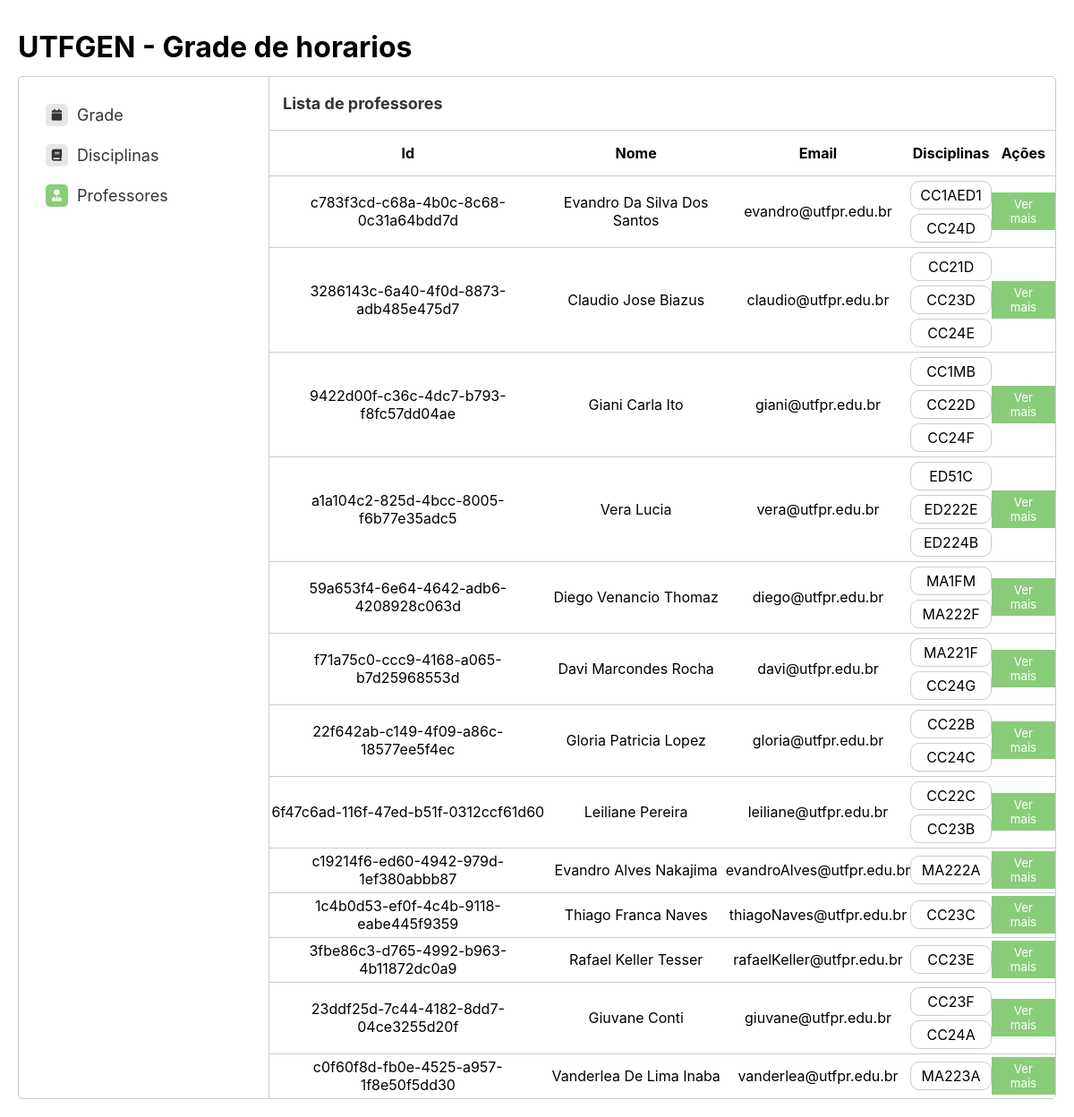
The page /professor/ on the database its author committed.
### app/models.py (models this page shows)
class Professor(models.Model):
    id = models.UUIDField(primary_key=True, default=uuid.uuid4, editable=False)
    nome = models.CharField(max_length=200)
    email = models.EmailField(max_length=200)

class Disciplina(models.Model):
    id = models.UUIDField(primary_key=True, default=uuid.uuid4, editable=False)
    nome = models.CharField(max_length=200)
    carga = models.IntegerField(default=30)
    requirement = models.ForeignKey('self', on_delete=models.DO_NOTHING, null=True, blank=True)
    dificuldade = models.IntegerField(default=30)
    periodo = models.IntegerField(default=1)
    tag = models.CharField(max_length=7, default="CCCCC")
    professor = models.ForeignKey(Professor, on_delete=models.DO_NOTHING)

### app/views.py (the view)
# urls.py: path('professor/', views.professor, name="professor"),
def professor(request):
    list = {
        "professores": Professor.objects.all()
    }
    return render(request, 'grid/professor.html', list)

### app/templates/grid/professor.html (shortened to what this page needs)
{% extends '../index.html' %}
{% block content %}
<header>
    <h1 class="title">Lista de professores</h1>
</header>
<div class="content formcontent">
    <table class="datatable">
        <thead>
            <th>Id</th>
            <th>Nome</th>
            <th>Email</th>
            <th>Disciplinas</th>
            <th>Ações</th>
        </thead>
        <tbody>
            {% for professor in professores %}
            <tr>
                <td>{{professor.id}}</td>
                <td>{{professor.nome}}</td>
                <td>{{professor.email}}</td>
                <td>
                    {% for disciplina in professor.disciplina_set.all %}
                    <li class="tag">{{ disciplina.tag }} <span class="subjectItem">{{disciplina.nome}}</span></li>
                    {% endfor %}
                </td>
                <td><button class="btnTable" data-role="prof" data-id={{professor.id}}>Ver mais</button></td>
            </tr>
            {% endfor %}
        </tbody>
    </table>
</div>
{% endblock %}

### app/templates/index.html (shortened to what this page needs)
{% load static %}
<!DOCTYPE html>
<html lang="en">
<head>
    <link rel="stylesheet" type="text/css" href="{% static 'css/style.css' %}">
</head>
<body>
    <div class="container">
        <header class="header">
            <h1>UTFGEN - Grade de horarios</h1>
        </header>
        <main>
            <aside>
                <ul>
                    <a href="{% url 'index' %}" {% if request.path == '/' %}class="active"{% endif %}><li><i class="fa-solid fa-calendar"></i> Grade</li></a>
                    <a href="{% url 'disciplina' %}" {% if request.path == '/disciplina/' %}class="active"{% endif %}><li><i class="fa-solid fa-book"></i> Disciplinas</li></a>
                    <a href="{% url 'professor' %}" {% if request.path == '/professor/' %}class="active"{% endif %}><li><i class="fa-solid fa-user-tie"></i> Professores</li></a>
                </ul>
            </aside>
            <section class="grid">
                {% block content %}
                {% endblock %}
            </section>
        </main>
    </div>
</body>
</html>

### static/css/style.css (style rules this page uses)
* { box-sizing: border-box; margin: 0; padding: 0; font-family: ui-sans-serif, -apple-system, BlinkMacSystemFont, "Segoe UI", Helvetica, "Apple Color Emoji", Arial, sans-serif, "Segoe UI Emoji", "Segoe UI Symbol"; }
a { text-decoration: none; color: #333; }
li { list-style: none; }
body { overflow-x: hidden !important; }
.container { width: 100%; max-width: 1500px; padding: 20px; margin: auto; }
.header { height: 65px; display: flex; align-items: center; justify-content: space-between; }
main { display: grid; grid-template-columns: 280px auto; border-radius: 5px; border: 1px solid #ccc; }
main aside { padding: 30px; height: 100%; border-right: 1px solid #ccc; }
main aside ul li { display: flex; align-items: center; column-gap: 10px; cursor: pointer; font-size: 18px; margin-bottom: 20px; }
main aside ul li i { font-size: 13px; width: 25px; height: 25px; border-radius: 5px; text-align: center; padding-top: 5.5px; background-color: #e7e7e7; }
main aside ul a.active i { background-color: #89cd7a; color: #fff; }
.grid { overflow: hidden; }
.grid header { display: flex; justify-content: space-between; align-items: center; height: 60px; line-height: 60px; padding: 0 15px; border-bottom: 1px solid #ccc; }
.grid header h1 { font-size: 18px; color: #999999; cursor: pointer; text-decoration: underline; }
.grid header h1.title { text-decoration: none; color: #333; cursor: initial; }
.grid .content.formcontent { display: block; background-color: #fff !important; }
.grid .content .datatable { width: 100%; text-align: center; border-collapse: collapse; }
.grid .content .datatable thead, .grid .content .datatable tbody tr { height: 50px; border-bottom: 1px solid #ccc; }
.grid .content .datatable tbody tr:last-of-type { border-bottom: 0; }
.grid .content .datatable thead th { border-bottom: 1px solid #ccc; }
.grid .content .datatable tbody li.tag { position: relative; padding: 5px 10px; margin-bottom: 5px; border: 1px solid #ccc; border-radius: 10px; }
.grid .content .datatable tbody li.tag:first-of-type { margin-top: 5px; cursor: pointer; }
.btnTable { padding: 5px 10px; background-color: #89cd7a; border: none; color: #fff; cursor: pointer; }

### rows shown on the page
Professor: id "c783f3cd-c68a-4b0c-8c68-0c31a64bdd7d", nome "Evandro Da Silva Dos Santos", email "evandro@utfpr.edu.br"
Disciplina: tag "CC1AED1"
Disciplina: tag "CC24D"
Professor: id "3286143c-6a40-4f0d-8873-adb485e475d7", nome "Claudio Jose Biazus", email "claudio@utfpr.edu.br"
Disciplina: tag "CC21D"
Disciplina: tag "CC23D"
Disciplina: tag "CC24E"
Professor: id "9422d00f-c36c-4dc7-b793-f8fc57dd04ae", nome "Giani Carla Ito", email "giani@utfpr.edu.br"
Disciplina: tag "CC1MB"
Disciplina: tag "CC22D"
Disciplina: tag "CC24F"
Professor: id "a1a104c2-825d-4bcc-8005-f6b77e35adc5", nome "Vera Lucia", email "vera@utfpr.edu.br"
Disciplina: tag "ED51C"
Disciplina: tag "ED222E"
Disciplina: tag "ED224B"
Professor: id "59a653f4-6e64-4642-adb6-4208928c063d", nome "Diego Venancio Thomaz", email "diego@utfpr.edu.br"
Disciplina: tag "MA1FM"
Disciplina: tag "MA222F"
Professor: id "f71a75c0-ccc9-4168-a065-b7d25968553d", nome "Davi Marcondes Rocha", email "davi@utfpr.edu.br"
Disciplina: tag "MA221F"
Disciplina: tag "CC24G"
Professor: id "22f642ab-c149-4f09-a86c-18577ee5f4ec", nome "Gloria Patricia Lopez", email "gloria@utfpr.edu.br"
Disciplina: tag "CC22B"
Disciplina: tag "CC24C"
Professor: id "6f47c6ad-116f-47ed-b51f-0312ccf61d60", nome "Leiliane Pereira", email "leiliane@utfpr.edu.br"
Disciplina: tag "CC22C"
Disciplina: tag "CC23B"
Professor: id "c19214f6-ed60-4942-979d-1ef380abbb87", nome "Evandro Alves Nakajima", email "evandroAlves@utfpr.edu.br"
Disciplina: tag "MA222A"
Professor: id "1c4b0d53-ef0f-4c4b-9118-eabe445f9359", nome "Thiago Franca Naves", email "thiagoNaves@utfpr.edu.br"
Disciplina: tag "CC23C"
Professor: id "3fbe86c3-d765-4992-b963-4b11872dc0a9", nome "Rafael Keller Tesser", email "rafaelKeller@utfpr.edu.br"
Disciplina: tag "CC23E"
Professor: id "23ddf25d-7c44-4182-8dd7-04ce3255d20f", nome "Giuvane Conti", email "giuvane@utfpr.edu.br"
Disciplina: tag "CC23F"
Disciplina: tag "CC24A"
Professor: id "c0f60f8d-fb0e-4525-a957-1f8e50f5dd30", nome "Vanderlea De Lima Inaba", email "vanderlea@utfpr.edu.br"
Disciplina: tag "MA223A"
